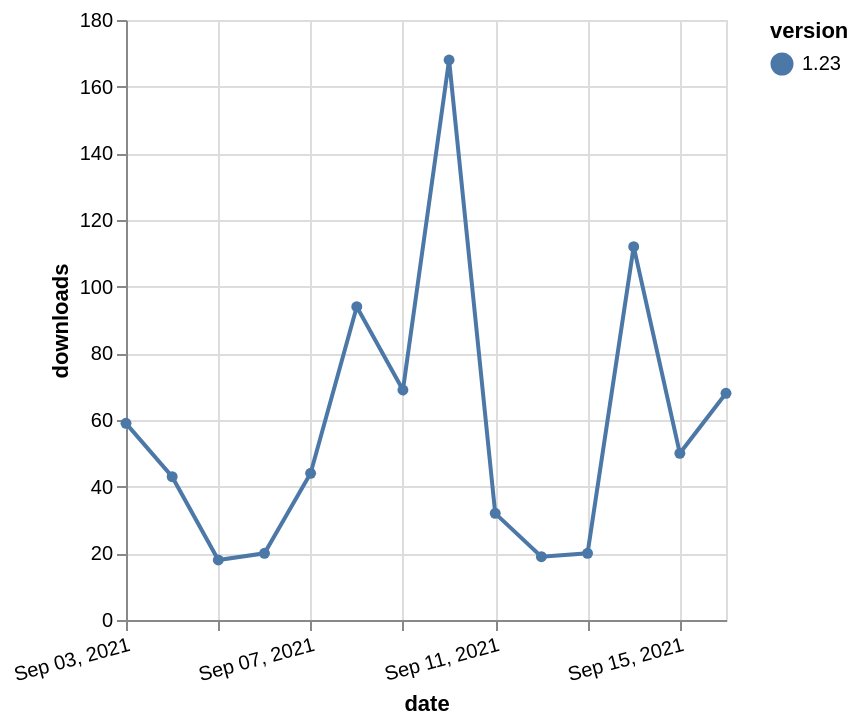

The Vega-Lite source for this figure:
### Vega-Lite specification from a JSON file in a GitHub repository (floating-point values rounded to 4 significant figures)
{"$schema": "https://vega.github.io/schema/vega-lite/v5.json", "description": "A simple bar chart with embedded data.", "data": {"values": [{"date": "2021-09-03", "total": 80324, "delta": 59, "version": "1.23"}, {"date": "2021-09-04", "total": 80367, "delta": 43, "version": "1.23"}, {"date": "2021-09-05", "total": 80385, "delta": 18, "version": "1.23"}, {"date": "2021-09-06", "total": 80405, "delta": 20, "version": "1.23"}, {"date": "2021-09-07", "total": 80449, "delta": 44, "version": "1.23"}, {"date": "2021-09-08", "total": 80543, "delta": 94, "version": "1.23"}, {"date": "2021-09-09", "total": 80612, "delta": 69, "version": "1.23"}, {"date": "2021-09-10", "total": 80780, "delta": 168, "version": "1.23"}, {"date": "2021-09-11", "total": 80812, "delta": 32, "version": "1.23"}, {"date": "2021-09-12", "total": 80831, "delta": 19, "version": "1.23"}, {"date": "2021-09-13", "total": 80851, "delta": 20, "version": "1.23"}, {"date": "2021-09-14", "total": 80963, "delta": 112, "version": "1.23"}, {"date": "2021-09-15", "total": 81013, "delta": 50, "version": "1.23"}, {"date": "2021-09-16", "total": 81081, "delta": 68, "version": "1.23"}]}, "width": "container", "mark": {"type": "line", "point": {"filled": true}}, "encoding": {"x": {"field": "date", "type": "temporal", "timeUnit": "yearmonthdate", "title": "date", "axis": {"labelAngle": -15}}, "y": {"field": "delta", "type": "quantitative", "title": "downloads"}, "color": {"field": "version", "type": "nominal"}, "tooltip": {"field": "delta"}}}
